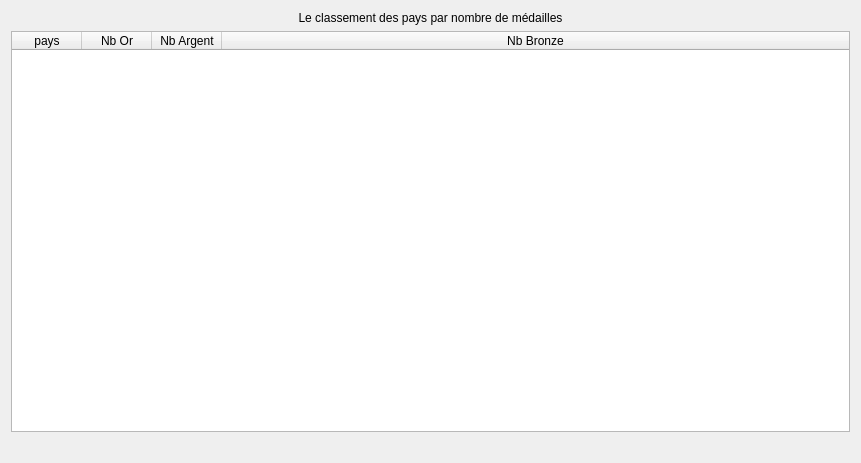
<?xml version="1.0" encoding="UTF-8"?>
<ui version="4.0">
 <class>fct_comp_P2_1</class>
 <widget class="QDialog" name="fct_comp_P2_1">
  <property name="geometry">
   <rect>
    <x>0</x>
    <y>0</y>
    <width>861</width>
    <height>463</height>
   </rect>
  </property>
  <property name="windowTitle">
   <string>Classements des pays par nombre de médailles</string>
  </property>
  <layout class="QVBoxLayout" name="verticalLayout">
   <item>
    <widget class="QLabel" name="label">
     <property name="text">
      <string>Le classement des pays par nombre de médailles</string>
     </property>
     <property name="alignment">
      <set>Qt::AlignCenter</set>
     </property>
     <property name="wordWrap">
      <bool>true</bool>
     </property>
    </widget>
   </item>
   <item>
    <widget class="QTableWidget" name="table_fct_comp_2_P2">
     <attribute name="horizontalHeaderDefaultSectionSize">
      <number>70</number>
     </attribute>
     <attribute name="horizontalHeaderMinimumSectionSize">
      <number>50</number>
     </attribute>
     <attribute name="horizontalHeaderStretchLastSection">
      <bool>true</bool>
     </attribute>
     <attribute name="verticalHeaderVisible">
      <bool>false</bool>
     </attribute>
     <column>
      <property name="text">
       <string>pays</string>
      </property>
     </column>
     <column>
      <property name="text">
       <string>Nb Or</string>
      </property>
     </column>
     <column>
      <property name="text">
       <string>Nb Argent</string>
      </property>
     </column>
     <column>
      <property name="text">
       <string>Nb Bronze</string>
      </property>
     </column>
    </widget>
   </item>
   <item>
    <widget class="QLabel" name="label_fct_comp_2_P2">
     <property name="text">
      <string/>
     </property>
     <property name="alignment">
      <set>Qt::AlignCenter</set>
     </property>
    </widget>
   </item>
  </layout>
 </widget>
 <resources/>
 <connections/>
 <slots>
  <slot>refreshResult()</slot>
  <slot>refreshEquipeList()</slot>
 </slots>
</ui>
